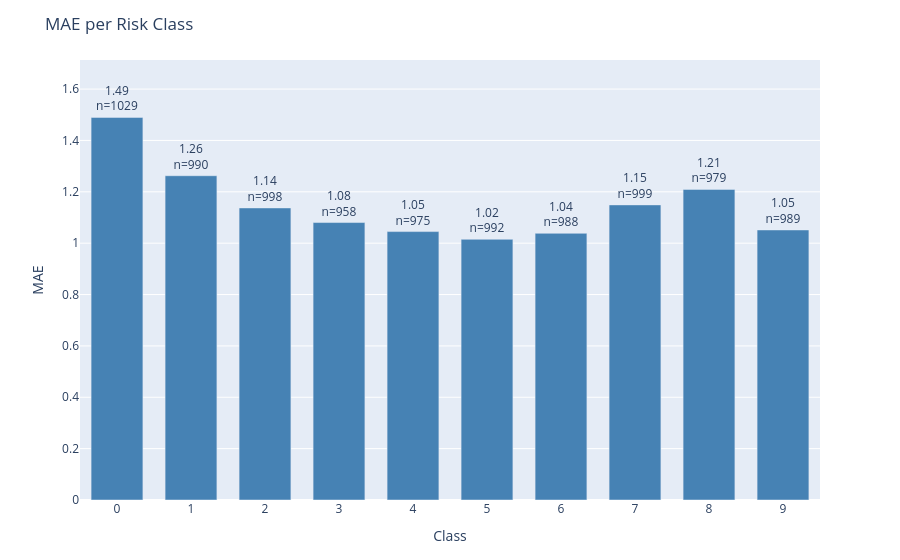

The code cell stored with this chart in its notebook:
### Code cell
plot_error_by_group(
    df=results_test,
    y_true_col='actual',
    y_pred_col='prediction',
    group_by='class',
    metric='mae',
    title='MAE per Risk Class'
)

### Figure 1 — Plotly figure (JSON) as saved in the notebook; plotly's stock layout.template omitted (floating-point values rounded to 4 significant figures)
{"data": [{"marker": {"color": "steelblue"}, "text": ["1.49<br>n=1029", "1.26<br>n=990", "1.14<br>n=998", "1.08<br>n=958", "1.05<br>n=975", "1.02<br>n=992", "1.04<br>n=988", "1.15<br>n=999", "1.21<br>n=979", "1.05<br>n=989"], "textposition": "outside", "type": "bar", "x": ["0", "1", "2", "3", "4", "5", "6", "7", "8", "9"], "y": [1.49, 1.263, 1.137, 1.08, 1.045, 1.015, 1.038, 1.149, 1.209, 1.052]}], "layout": {"bargap": 0.3, "margin": {"b": 60, "t": 60}, "title": {"text": "MAE per Risk Class"}, "uniformtext": {"minsize": 8, "mode": "hide"}, "xaxis": {"title": {"text": "Class"}}, "yaxis": {"range": [0, 1.713], "title": {"text": "MAE"}}}}
